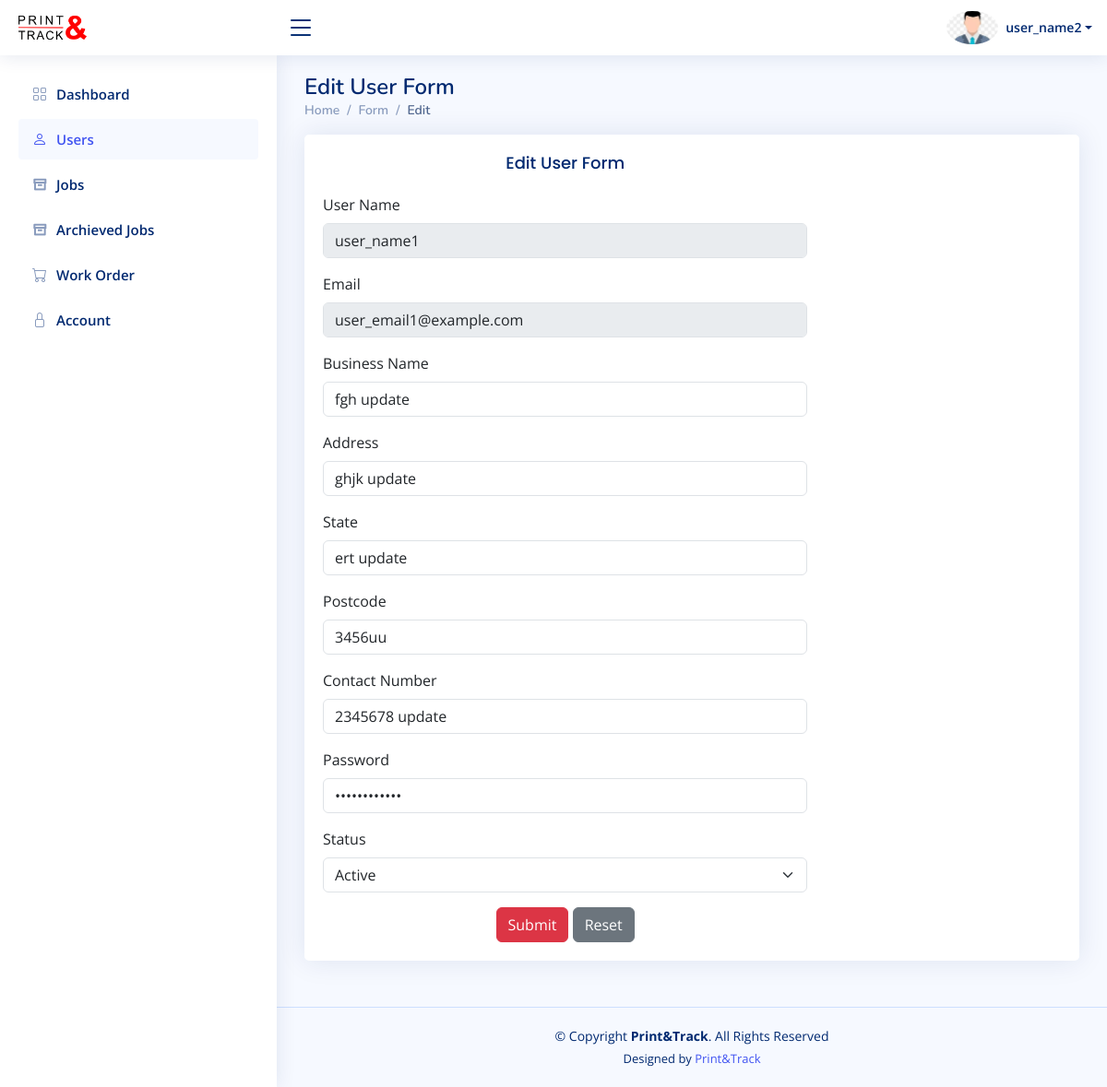
The page /admin/useredit.php?id=218 (signed in) on the database its author committed.
### tables this page shows
CREATE TABLE `users` (
  `user_id` int(11) NOT NULL,
  `user_name` varchar(255) NOT NULL,
  `user_email` varchar(255) NOT NULL,
  `user_password` varchar(255) NOT NULL,
  `user_status` tinyint(1) DEFAULT 1,
  `role` varchar(25) NOT NULL DEFAULT 'user',
  `user_b_name` varchar(500) NOT NULL,
  `user_address` varchar(500) NOT NULL,
  `user_state` varchar(500) NOT NULL,
  `user_postcode` varchar(500) NOT NULL,
  `user_phone` varchar(500) NOT NULL
);

### admin/useredit.php (the view, shortened to what this page needs)
<!DOCTYPE html>
<html lang="en">
<head>
  <link href="../assets/vendor/bootstrap/css/bootstrap.min.css" rel="stylesheet">
  <link href="../assets/vendor/bootstrap-icons/bootstrap-icons.css" rel="stylesheet">
  <link href="../assets/vendor/boxicons/css/boxicons.min.css" rel="stylesheet">
  <link href="../assets/vendor/quill/quill.snow.css" rel="stylesheet">
  <link href="../assets/vendor/quill/quill.bubble.css" rel="stylesheet">
  <link href="../assets/vendor/remixicon/remixicon.css" rel="stylesheet">
  <link href="../assets/vendor/simple-datatables/style.css" rel="stylesheet">
  <link href="../assets/css/style.css" rel="stylesheet">
</head>
<body>
  <?php include('header.php') ?>
  <?php include('sidebar.php') ?>
  <main id="main" class="main">
    <div class="pagetitle">
      <h1>Edit User Form</h1>
      <nav>
        <ol class="breadcrumb">
          <li class="breadcrumb-item"><a href="dashboard.php">Home</a></li>
          <li class="breadcrumb-item">Form</li>
          <li class="breadcrumb-item active">Edit</li>
        </ol>
      </nav>
    </div>
    <section class="section">
      <div class="row">
        <div class="col-lg-12">
          <div class="card">
            <div class="card-body">
              <div class="row">
                <div class="col-lg-8">
                  <h5 class="card-title text-center">Edit User Form</h5>
                  <?php
                    if ($_SERVER["REQUEST_METHOD"] == "GET" && isset($_GET["id"])) {
                        include '../includes/db.php';
                        $id = $_GET["id"];
                        $sql = "SELECT * FROM users WHERE user_id=$id";
                        $result = $conn->query($sql);
                        $row = $result->fetch_assoc();
                    }
                  ?>
                  <form class="row g-3" action="actions/profile_edit_action.php" method="post">
                    <div class="col-12">
                      <label for="inputNanme4" class="form-label">User Name</label>
                      <input type="text" class="form-control" name="userName" value="<?php echo isset($row) ? $row['user_name'] : ''; ?>" required disabled>
                    </div>
                    <div class="col-12">
                      <label for="inputEmail4" class="form-label">Email</label>
                      <input type="email" class="form-control" name="userEmail" value="<?php echo isset($row) ? $row['user_email'] : ''; ?>" required disabled>
                    </div>
                    <div class="col-12">
                      <label for="inputEmail4" class="form-label">Business Name</label>
                      <input type="text" class="form-control" name="userBusinessName" value="<?php echo isset($row) ? $row['user_b_name'] : ''; ?>" required>
                    </div>
                    <div class="col-12">
                      <label for="inputEmail4" class="form-label">Address</label>
                      <input type="text" class="form-control" name="userAddress" value="<?php echo isset($row) ? $row['user_address'] : ''; ?>" required>
                    </div>
                    <div class="col-12">
                      <label for="inputEmail4" class="form-label">State</label>
                      <input type="text" class="form-control" name="userState" value="<?php echo isset($row) ? $row['user_state'] : ''; ?>" required>
                    </div>
                    <div class="col-12">
                      <label for="inputEmail4" class="form-label">Postcode</label>
                      <input type="text" class="form-control" name="userPostcode" value="<?php echo isset($row) ? $row['user_postcode'] : ''; ?>" required>
                    </div>
                    <div class="col-12">
                      <label for="inputEmail4" class="form-label">Contact Number</label>
                      <input type="phone" class="form-control" name="userPhone" value="<?php echo isset($row) ? $row['user_phone'] : ''; ?>" required>
                    </div>
                    <div class="col-12">
                      <label for="inputPassword4" class="form-label">Password</label>
                      <input type="password" min="8" max="10" class="form-control" name="userPassword" value="<?php echo isset($row) ? $row['user_password'] : ''; ?>" required>
                    </div>
                    <div class="col-12">
                      <label for="inputAddress" class="form-label">Status</label>
                      <select class="form-select" name="userStatus" aria-label="Floating label select example" requiredd>
                          <option value="1" <?php echo ($row['user_status'] == 1) ? 'selected' : ''; ?>>Active</option>
                      </select>
                    </div>
                    <div class="text-center">
                      <button type="submit" class="btn btn-danger" name="update">Submit</button>
                      <button type="reset" class="btn btn-secondary">Reset</button>
                    </div>
                  </form>
                </div>
              </div>
            </div>
          </div>
        </div>
      </div>
    </section>
  </main>
  <?php include('footer.php') ?>
</body>
</html>

### assets/css/style.css (style rules this page uses)
:root { scroll-behavior: smooth; }
body { font-family: "Open Sans", sans-serif; background: #f6f9ff; color: #444444; }
a { color: #4154f1; text-decoration: none; }
h1, h2, h3, h4, h5, h6 { font-family: "Nunito", sans-serif; }
#main { margin-top: 60px; padding: 20px 30px; transition: all 0.3s; }
.pagetitle { margin-bottom: 10px; }
.pagetitle h1 { font-size: 24px; margin-bottom: 0; font-weight: 600; color: #012970; }
.card { margin-bottom: 30px; border: none; border-radius: 5px; box-shadow: 0px 0 30px rgba(1, 41, 112, 0.1); }
.card-title { padding: 20px 0 15px 0; font-size: 18px; font-weight: 500; color: #012970; font-family: "Poppins", sans-serif; }
.card-body { padding: 0 20px 20px 20px; }
.breadcrumb { font-size: 14px; font-family: "Nunito", sans-serif; color: #899bbd; font-weight: 600; }
.breadcrumb a { color: #899bbd; transition: 0.3s; }
.breadcrumb .breadcrumb-item::before { color: #899bbd; }
.breadcrumb .active { color: #51678f; font-weight: 600; }
@media (min-width: 1200px) { #main, #footer { margin-left: 300px; } }

### rows shown on the page
users: userName "user_name1", userEmail "user_email1@example.com", userBusinessName "fgh update", userAddress "ghjk update", userState "ert update", userPostcode "3456uu", userPhone "2345678 update", userStatus "Active"

### other values the page prints
$_SESSION['username'] "user_name2"
